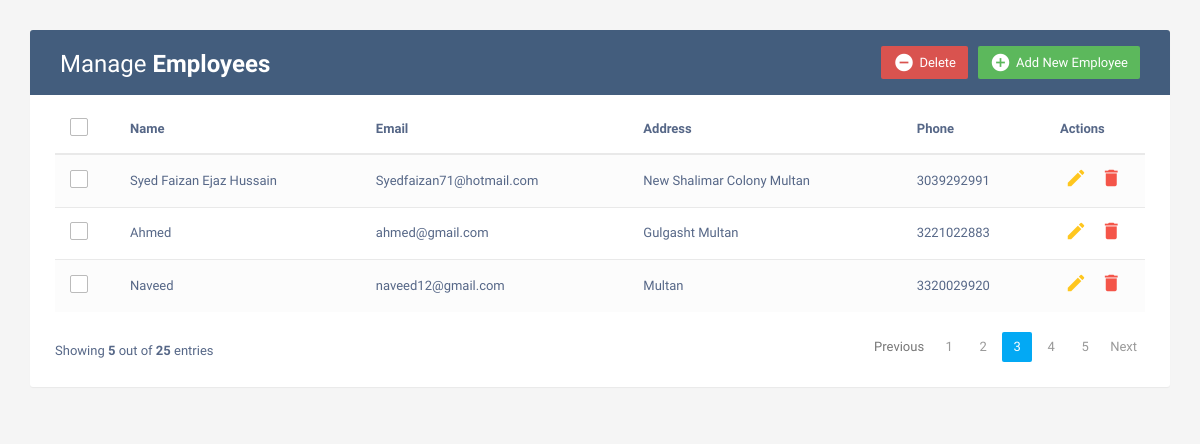
The page / on the database its author committed.
### Crud/models.py (models this page shows, shortened)
class Employees(models.Model):
    name = models.CharField( max_length=50)
    email = models.EmailField(max_length=254)
    address = models.TextField()
    phone = models.IntegerField()

### Crud/views.py (the view)
# urls.py: path('', INDEX, name='home'),
def INDEX(request):
    emp = Employees.objects.all()
    context = {
        'emp':emp
    }
    return render(request, 'crud.html', context)

### templates/crud.html (shortened to what this page needs)
<!DOCTYPE html>
<html lang="en">
<head>
<link rel="stylesheet" href="https://maxcdn.bootstrapcdn.com/font-awesome/4.7.0/css/font-awesome.min.css">
<link rel="stylesheet" href="https://maxcdn.bootstrapcdn.com/bootstrap/3.3.7/css/bootstrap.min.css">
  <body>
    <div class="container">
        <div class="table-wrapper">
            <div class="table-title">
                <div class="row">
                    <div class="col-sm-6">
						<h2>Manage <b>Employees</b></h2>
					</div>
					<div class="col-sm-6">
						<a href="#addEmployeeModal" class="btn btn-success" data-toggle="modal"><i class="material-icons">&#xE147;</i> <span>Add New Employee</span></a>
						<a href="#deleteEmployeeModal" class="btn btn-danger" data-toggle="modal"><i class="material-icons">&#xE15C;</i> <span>Delete</span></a>
					</div>
                </div>
            </div>
            <table class="table table-striped table-hover">
                <thead>
                    <tr>
						<th>
							<span class="custom-checkbox">
								<label for="selectAll"></label>
							</span>
						</th>
                        <th>Name</th>
                        <th>Email</th>
						<th>Address</th>
                        <th>Phone</th>
                        <th>Actions</th>
                    </tr>
                </thead>
                <tbody>
					{% for i in emp %}
                    <tr>
						<td>
							<span class="custom-checkbox">
								<label for="checkbox1"></label>
							</span>
						</td>
                        <td>{{i.name}}</td>
                        <td>{{i.email}}</td>
						<td>{{i.address}}</td>
                        <td>{{i.phone}}</td>
                        <td>
                            <a href="#editEmployeeModal-{{forloop.counter}}" class="edit" data-toggle="modal"><i class="material-icons" data-toggle="tooltip" title="Edit">&#xE254;</i></a>
                            <a href="#deleteEmployeeModal-{{forloop.counter}}" class="delete" data-toggle="modal"><i class="material-icons" data-toggle="tooltip" title="Delete">&#xE872;</i></a>
                        </td>
                    </tr>
					{% endfor %}
                </tbody>
            </table>
			<div class="clearfix">
                <div class="hint-text">Showing <b>5</b> out of <b>25</b> entries</div>
                <ul class="pagination">
                    <li class="page-item disabled"><a href="#">Previous</a></li>
                    <li class="page-item"><a href="#" class="page-link">1</a></li>
                    <li class="page-item"><a href="#" class="page-link">2</a></li>
                    <li class="page-item active"><a href="#" class="page-link">3</a></li>
                    <li class="page-item"><a href="#" class="page-link">4</a></li>
                    <li class="page-item"><a href="#" class="page-link">5</a></li>
                    <li class="page-item"><a href="#" class="page-link">Next</a></li>
                </ul>
            </div>
        </div>
    </div>
</body>
</html>

### templates/crud.html (style rules this page uses)
body { color: #566787; background: #f5f5f5; font-family: 'Varela Round', sans-serif; font-size: 13px; }
.table-wrapper { background: #fff; padding: 20px 25px; margin: 30px 0; border-radius: 3px; box-shadow: 0 1px 1px rgba(0,0,0,.05); }
.table-title { padding-bottom: 15px; background: #435d7d; color: #fff; padding: 16px 30px; margin: -20px -25px 10px; border-radius: 3px 3px 0 0; }
.table-title h2 { margin: 5px 0 0; font-size: 24px; }
.table-title .btn { color: #fff; float: right; font-size: 13px; border: none; min-width: 50px; border-radius: 2px; border: none; outline: none !important; margin-left: 10px; }
.table-title .btn i { float: left; font-size: 21px; margin-right: 5px; }
.table-title .btn span { float: left; margin-top: 2px; }
table.table tr th, table.table tr td { border-color: #e9e9e9; padding: 12px 15px; vertical-align: middle; }
table.table tr th:first-child { width: 60px; }
table.table tr th:last-child { width: 100px; }
table.table-striped tbody tr:nth-of-type(odd) { background-color: #fcfcfc; }
table.table td:last-child i { opacity: 0.9; font-size: 22px; margin: 0 5px; }
table.table td a { font-weight: bold; color: #566787; display: inline-block; text-decoration: none; outline: none !important; }
table.table td a.edit { color: #FFC107; }
table.table td a.delete { color: #F44336; }
table.table td i { font-size: 19px; }
.pagination { float: right; margin: 0 0 5px; }
.pagination li a { border: none; font-size: 13px; min-width: 30px; min-height: 30px; color: #999; margin: 0 2px; line-height: 30px; border-radius: 2px !important; text-align: center; padding: 0 6px; }
.pagination li.active a, .pagination li.active a.page-link { background: #03A9F4; }
.hint-text { float: left; margin-top: 10px; font-size: 13px; }
.custom-checkbox { position: relative; }
.custom-checkbox label:before { width: 18px; height: 18px; }
.custom-checkbox label:before { content: ''; margin-right: 10px; display: inline-block; vertical-align: text-top; background: white; border: 1px solid #bbb; border-radius: 2px; box-sizing: border-box; z-index: 2; }

### rows shown on the page
Employees: name "Syed Faizan Ejaz Hussain", email "Syedfaizan71@hotmail.com", address "New Shalimar Colony Multan", phone "3039292991"
Employees: name "Ahmed", email "ahmed@gmail.com", address "Gulgasht Multan", phone "3221022883"
Employees: name "Naveed", email "naveed12@gmail.com", address "Multan", phone "3320029920"
